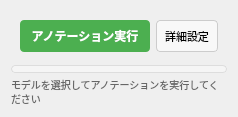
                   <widget class="QFrame" name="frameAdvancedExecution">
                    <property name="frameShape">
                     <enum>QFrame::Shape::NoFrame</enum>
                    </property>
                    <layout class="QVBoxLayout" name="verticalLayout_advancedExecution">
                     <property name="spacing">
                      <number>4</number>
                     </property>
                     <item>
                      <widget class="QFrame" name="frameAdvancedControls">
                       <property name="frameShape">
                        <enum>QFrame::Shape::NoFrame</enum>
                       </property>
                       <layout class="QHBoxLayout" name="horizontalLayout_advancedControls">
                        <property name="spacing">
                         <number>6</number>
                        </property>
                        <item>
                         <widget class="QPushButton" name="pushButtonAdvancedAnnotate">
                          <property name="minimumSize">
                           <size>
                            <width>130</width>
                            <height>32</height>
                           </size>
                          </property>
                          <property name="styleSheet">
                           <string>QPushButton {
    background-color: #4CAF50;
    color: white;
    border: none;
    border-radius: 4px;
    font-weight: bold;
    font-size: 12px;
}
QPushButton:hover { 
    background-color: #45a049; 
}
QPushButton:pressed { 
    background-color: #3e8e41; 
}
QPushButton:disabled { 
    background-color: #cccccc; 
    color: #666666; 
}
</string>
                          </property>
                          <property name="text">
                           <string>アノテーション実行</string>
                          </property>
                         </widget>
                        </item>
                        <item>
                         <widget class="QPushButton" name="pushButtonAdvancedSettings">
                          <property name="maximumSize">
                           <size>
                            <width>80</width>
                            <height>32</height>
                           </size>
                          </property>
                          <property name="styleSheet">
                           <string>QPushButton {
    font-size: 11px;
    padding: 4px 8px;
    border: 1px solid #ccc;
    border-radius: 4px;
    background-color: #f8f8f8;
}
QPushButton:hover {
    background-color: #e8e8e8;
}
</string>
                          </property>
                          <property name="text">
                           <string>詳細設定</string>
                          </property>
                         </widget>
                        </item>
                       </layout>
                      </widget>
                     </item>
                     <item>
                      <widget class="QProgressBar" name="progressBarAdvancedAnnotation">
                       <property name="minimumSize">
                        <size>
                         <width>0</width>
                         <height>8</height>
                        </size>
                       </property>
                       <property name="maximumSize">
                        <size>
                         <width>16777215</width>
                         <height>8</height>
                        </size>
                       </property>
                       <property name="visible">
                        <bool>false</bool>
                       </property>
                       <property name="styleSheet">
                        <string>QProgressBar {
    border: 1px solid #ddd;
    border-radius: 4px;
    background-color: #f5f5f5;
    text-align: center;
}
QProgressBar::chunk {
    background-color: #4CAF50;
    border-radius: 3px;
}
</string>
                       </property>
                      </widget>
                     </item>
                     <item>
                      <widget class="QLabel" name="labelAdvancedStatus">
                       <property name="styleSheet">
                        <string>color: #666; font-size: 10px;</string>
                       </property>
                       <property name="text">
                        <string>モデルを選択してアノテーションを実行してください</string>
                       </property>
                       <property name="wordWrap">
                        <bool>true</bool>
                       </property>
                      </widget>
                     </item>
                    </layout>
                   </widget>
